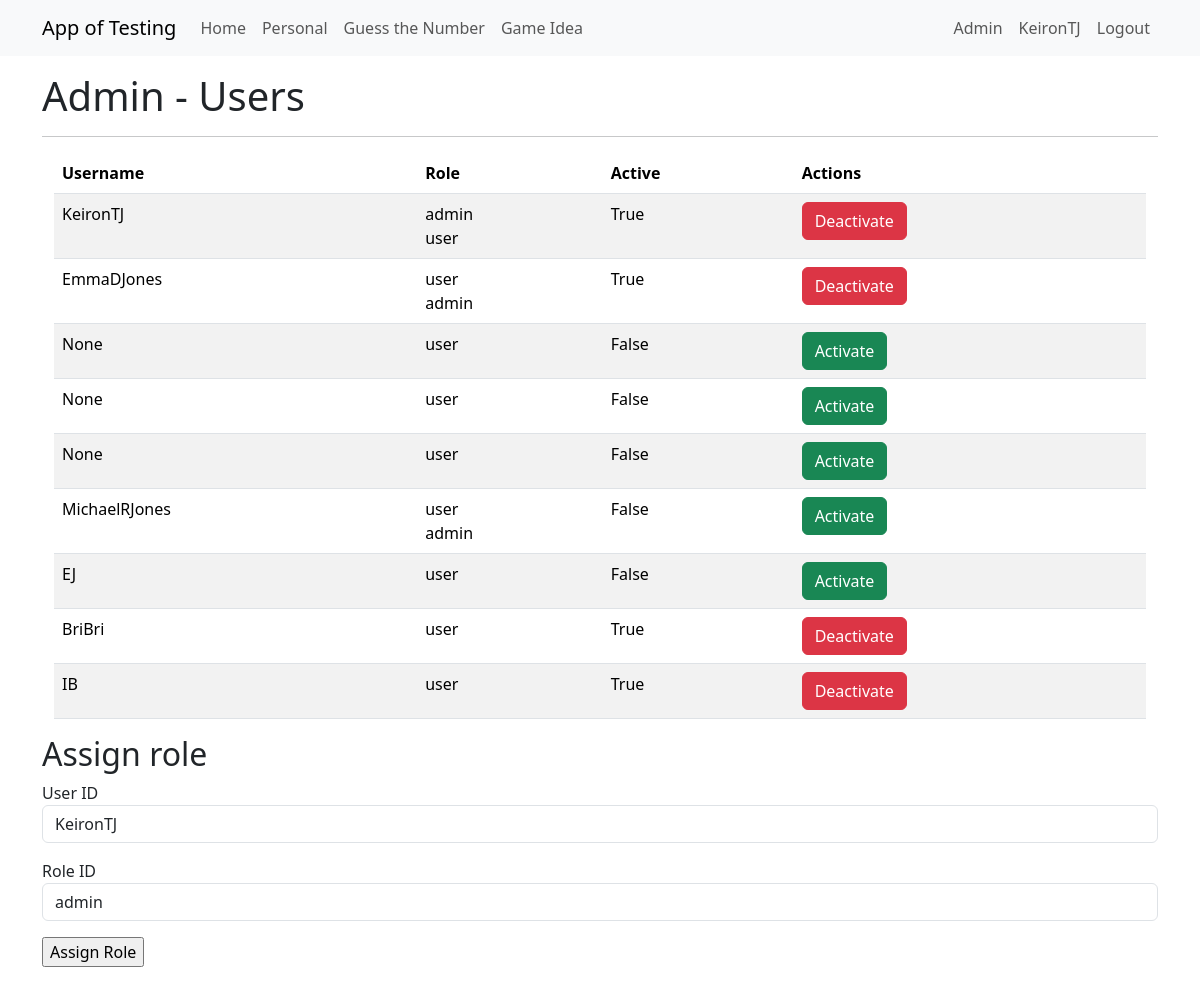
Before: /admin_users (signed in) with the older database file.
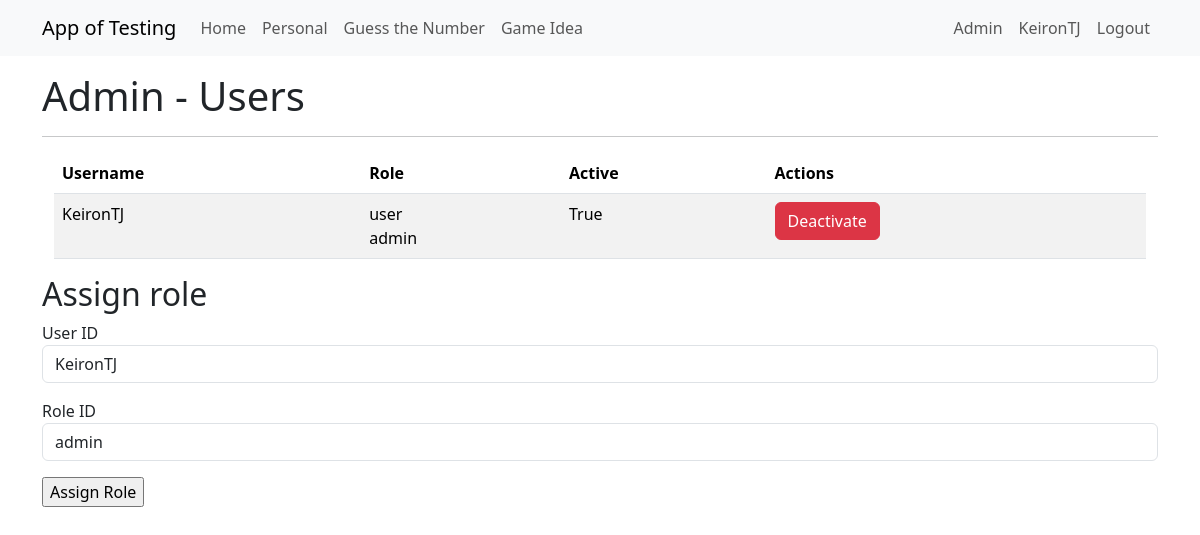
After: the same page with the newer database file.
### app/models.py (models this page shows, shortened)
class User(UserMixin, db.Model):
    id = db.Column(Integer, primary_key=True)
    username = db.Column(String(64), index=True, unique=True)
    firstname = db.Column(String(64), nullable=True)
    surname = db.Column(String(64), nullable=True)
    dob = db.Column(DateTime, nullable=True)
    firstlineaddress = db.Column(String(64), nullable=True)
    city = db.Column(String(64), nullable=True)
    postcode = db.Column(String(64), nullable=True)
    email = db.Column(String(120), index=True, unique=True)
    password_hash = db.Column(String(256))
    role=so.relationship("Role", secondary="user_roles")
    active = db.Column(db.Boolean(), default=True)
    testgame = so.relationship("TestGame", back_populates="user")
    def is_admin(self):
        return 'admin' in [role.name for role in self.role]

class Role(db.Model):
    __tablename__ = 'roles'
    id = db.Column(db.Integer(), primary_key=True)
    name = db.Column(db.String(50), unique=True)

### app/admin/routes.py (the view, shortened to what this page needs)
@bp.route('/admin_users', methods=['GET', 'POST'])
@login_required
@admin_required
def admin_users():
    user_roles = db.session.query(UserRoles).all()
    users = db.session.query(User).all()
    roles= db.session.query(Role).all()
    assign_role_form = AssignRoleForm()
    return render_template("admin/admin_users.html",
                           title='Admin Users',
                           users=users,
                           assign_role_form=assign_role_form,
                           roles=roles,
                           user_roles=user_roles)

### app/admin/forms.py
class AssignRoleForm(FlaskForm):
    user_id = SelectField('User ID', coerce=int)
    role_id = SelectField('Role ID', coerce=int)
    submit = SubmitField('Assign Role')
    def __init__(self, *args, **kwargs):
        super(AssignRoleForm, self).__init__(*args, **kwargs)
        self.user_id.choices = [(user.id, user.username) for user in User.query.all()]  # Assuming User model has id and name fields
        self.role_id.choices = [(role.id, role.name) for role in Role.query.all()]  # Assuming Role model has id and name fields

### app/models.py (called while the page is built)
@login.user_loader
def load_user(id):
    return db.session.get(User, int(id))

### app/templates/admin/admin_users.html (shortened to what this page needs)
{% extends "base.html" %}
{% block content %}
<div class="Jumbotron">
    <h1>Admin - Users</h1>
</div>
<hr>
<div class="container">
    <div class="row">
        <div class="col-md-12">
            <table class="table table-striped">
                <thead>
                    <tr>
                        <th>Username</th>
                        <th>Role</th>
                        <th>Active</th>
                        <th>Actions</th>
                    </tr>
                </thead>
                <tbody>
                    {% for user in users %}
                    <tr>
                        <td>{{ user.username }}</td>
                        <td>{% for role in user.role %}
                                {{ role.name }} <br>
                            {% else %}
                                No Roles Assigned
                            {% endfor %}</td>
                        <td>{{ user.active }}</td>
                        <td>
                            {% if user.active %}
                                <a href="{{ url_for('admin.deactivate_user', user_id=user.id) }}" class="btn btn-danger">Deactivate</a>
                            {% else %}
                                <a href="{{ url_for('admin.activate_user', user_id=user.id) }}" class="btn btn-success">Activate</a>
                            {% endif %}
                        </td>
                    </tr>
                    {% endfor %}
                </tbody>
            </table>
        </div>
    </div>
</div>
<h2>Assign role</h2>
<form action="" method="post" novalidate>
    <p>
        {{ assign_role_form.user_id.label }}<br>
        {{ assign_role_form.user_id(class="form-control") }}
    </p>
    <p>
        {{ assign_role_form.role_id.label }}<br>
        {{ assign_role_form.role_id(class="form-control") }}
    </p>
    <p>{{ assign_role_form.submit() }}</p>
</form>
{% endblock %}

### app/templates/base.html (shortened to what this page needs)
<!doctype html>
<html lang="en">
  <head>
    <link
        href="https://cdn.jsdelivr.net/npm/bootstrap@5.3.2/dist/css/bootstrap.min.css"
        rel="stylesheet"
>
    <link rel="stylesheet" href="{{ url_for('static', filename='style.css') }}">
  </head>
  <body>
    <nav class="navbar navbar-expand-lg bg-body-tertiary">
      <div class="container">
        <a class="navbar-brand" href="{{ url_for('main.index') }}">App of Testing</a>
        <div class="collapse navbar-collapse" id="navbarSupportedContent">
          <ul class="navbar-nav me-auto mb-2 mb-lg-0">
            <li class="nav-item">
              <a class="nav-link" aria-current="page" href="{{ url_for('main.index') }}">Home</a>
            </li>
            <li class="nav-item">
              <a class="nav-link" aria-current="page" href="{{ url_for('financeapp.pfhome') }}">Personal</a>
            </li>
            <li class="nav-item">
              <a class="nav-link" aria-current="page" href="{{ url_for('gtn.guessthenumberhome') }}">Guess the Number</a>
            </li>
            <li class="nav-item">
              <a class="nav-link" aria-current="page" href="{{ url_for('testgame.tg_startmenu') }}">Game Idea</a>
            </li>
          </ul>
          <ul class="navbar-nav mb-2 mb-lg-0">
            {% if current_user.is_anonymous %}
              <li class="nav-item">
                <a class="nav-link" aria-current="page" href="{{ url_for('auth.login') }}">Login</a>
              </li>
            {% else %}
              {% if current_user.is_admin() %}
                <li class="nav-item">
                  <a class="nav-link" aria-current="page" href="{{ url_for('admin.admin_home') }}">Admin</a>
                </li>
              {% endif %}
              <li class="nav-item">
                <a class="nav-link" aria-current="page" href="{{ url_for('main.view_profile', user_id=current_user.id) }}">{{ current_user.username }}</a>
              </li>
              <li class="nav-item">
                <a class="nav-link" aria-current="page" href="{{ url_for('auth.logout') }}">Logout</a>
              </li>
            {% endif %}
          </ul>
        </div>
      </div>
    </nav>
    <div class="container mt-3">
      {% block content %}{% endblock %}
    </div>
  </body>
</html>

Changed rows visible on the page:
removed User: username "EmmaDJones", active "True", Role (name "user"), Role (name "admin")
removed User: username "None", active "False", Role (name "user")
removed User: username "None", active "False", Role (name "user")
removed User: username "None", active "False", Role (name "user")
removed User: username "MichaelRJones", active "False", Role (name "user"), Role (name "admin")
removed User: username "EJ", active "False", Role (name "user")
removed User: username "BriBri", active "True", Role (name "user")
removed User: username "IB", active "True", Role (name "user")
shown differently, row unchanged: Role "user": moves up the list
